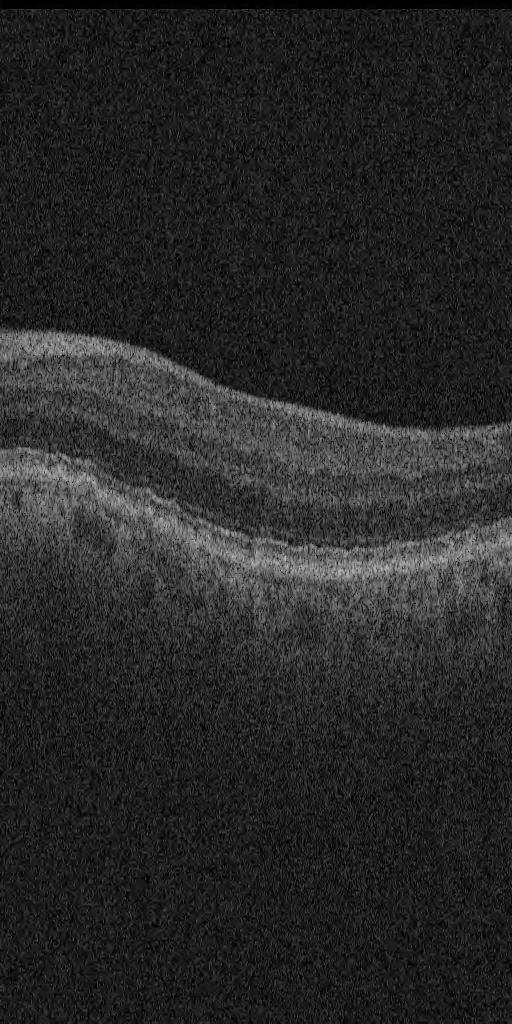
#> input picture sample.jpg, 512 x 1024 px
$ python mathmodel.py   (older library calls are emulated)
#> lines starting #> are read from the running program, lines starting #| are printed output that depends on the picture; after the words box and inside, x2 and y2 are one past the last pixel; in counts of white or black regions, pixels touching at a corner belong together
import numpy as np
import cv2
from scipy import ndimage
import matplotlib.pyplot as plt
from skimage.restoration import denoise_nl_means, estimate_sigma
import pywt

def load_oct_image(image_path):
    """
    Load a 2D OCT image from a PNG file

    Args:
        image_path: Path to the OCT image file

    Returns:
        2D numpy array of the OCT image
    """
    # Load the image
    image = cv2.imread(image_path, cv2.IMREAD_GRAYSCALE)

    if image is None:
        raise ValueError(f"Failed to load image from {image_path}")

    print(f"Loaded image with shape: {image.shape}")
    return image

def preprocess_oct_image(image):
    """
    Preprocess the OCT image

    Args:
        image: 2D numpy array of OCT image

    Returns:
        Preprocessed OCT image
    """
    # Step 1: Denoise the image
    print("Denoising image...")

    # Estimate noise standard deviation
    sigma_est = np.mean(estimate_sigma(image))

    # Apply Non-Local Means denoising
    denoised_image = denoise_nl_means(image,
                                     h=1.15 * sigma_est,
                                     fast_mode=True,
                                     patch_size=5,
                                     patch_distance=6)

    # Convert to uint8 for further processing
    denoised_image = (denoised_image * 255).astype(np.uint8)

    # Step 2: Enhance contrast
    print("Enhancing contrast...")
    clahe = cv2.createCLAHE(clipLimit=2.0, tileGridSize=(8,8))
    enhanced_image = clahe.apply(denoised_image)

    return enhanced_image

def locate_retina_region(image):
    """
    Identify the region of the image that contains the retina

    Args:
        image: 2D numpy array of OCT image

    Returns:
        Tuple of (top_row, bottom_row) indicating retina region
    """
    height, width = image.shape

    # Calculate row-wise mean intensity
    row_means = np.mean(image, axis=1)

    # Calculate the gradient of mean intensity
    gradient = np.gradient(row_means)

    # The retina typically has higher intensity than the background
    # Use a threshold to identify regions with significant intensity
    threshold = np.mean(row_means) + 0.5 * np.std(row_means)

    # Find rows with intensity above threshold
    high_intensity_rows = np.where(row_means > threshold)[0]

    if len(high_intensity_rows) > 0:
        top_row = max(0, np.min(high_intensity_rows) - 20)  # Add margin
        bottom_row = min(height - 1, np.max(high_intensity_rows) + 20)  # Add margin
    else:
        # If no clear retina region found, estimate from image height
        top_row = int(height * 0.3)  # Start from 30% of image height
        bottom_row = int(height * 0.7)  # End at 70% of image height

    return top_row, bottom_row

def segment_retinal_layers(image):
    """
    Segment ILM and RNFL layers from the OCT image

    Args:
        image: 2D numpy array of preprocessed OCT image

    Returns:
        Tuple of (ilm_line, rnfl_line) representing segmented layers
    """
    print("Segmenting retinal layers...")
    height, width = image.shape

    # Step 1: Locate the retina region
    top_row, bottom_row = locate_retina_region(image)
    print(f"Retina region identified between rows {top_row} and {bottom_row}")

    # Crop the image to focus on the retina
    retina_region = image[top_row:bottom_row, :]

    # Calculate vertical gradient in the retina region
    gradient_y = cv2.Sobel(retina_region, cv2.CV_64F, 0, 1, ksize=3)

    # Use binary thresholding to identify bright areas (retina tissue)
    _, binary = cv2.threshold(retina_region, 0, 255, cv2.THRESH_BINARY + cv2.THRESH_OTSU)

    # Initialize segmentation results
    ilm_line = np.zeros(width, dtype=int)
    rnfl_line = np.zeros(width, dtype=int)

    # For each A-scan (column)
    for x in range(width):
        # Extract column from binary image
        column = binary[:, x]

        # Find first white pixel (start of retina)
        white_pixels = np.where(column > 0)[0]
        if len(white_pixels) > 0:
            # ILM is the first white pixel (top of retina) + offset to original image
            ilm_idx = white_pixels[0]
            ilm_line[x] = top_row + ilm_idx

            # Extract A-scan gradient from this column
            a_scan_gradient = gradient_y[:, x]

            # Start search for RNFL from a few pixels below ILM
            search_start = min(ilm_idx + 5, len(a_scan_gradient) - 1)
            search_end = min(ilm_idx + 50, len(a_scan_gradient) - 1)  # Typical RNFL thickness range

            # Find strong negative gradient (bright to dark transition) after ILM
            # which corresponds to the RNFL-GCL boundary
            if search_start < search_end:
                subregion = a_scan_gradient[search_start:search_end]

                # Find location of minimum gradient (strongest negative transition)
                min_idx = np.argmin(subregion)
                rnfl_idx = search_start + min_idx

                # Add offset to get position in original image
                rnfl_line[x] = top_row + rnfl_idx
            else:
                # If search region is invalid, set RNFL boundary close to ILM
                rnfl_line[x] = ilm_line[x] + 5
        else:
            # If no retina tissue found in this column, use interpolation or nearby values
            # Find nearest valid column
            valid_indices = np.where(ilm_line > 0)[0]
            if len(valid_indices) > 0:
                nearest_idx = valid_indices[np.argmin(np.abs(valid_indices - x))]
                ilm_line[x] = ilm_line[nearest_idx]
                rnfl_line[x] = rnfl_line[nearest_idx]
            else:
                # Default values if no valid data yet
                ilm_line[x] = top_row
                rnfl_line[x] = top_row + 10

    # Apply median filter to smooth the segmentation
    ilm_line = ndimage.median_filter(ilm_line, size=11)
    rnfl_line = ndimage.median_filter(rnfl_line, size=11)

    # Ensure RNFL is always after ILM with minimum thickness
    for x in range(width):
        min_thickness = 3  # Minimum thickness except at fovea
        if rnfl_line[x] < ilm_line[x] + min_thickness:
            rnfl_line[x] = ilm_line[x] + min_thickness

    # Create foveal pit profile - thickness should approach zero at fovea center
    center_x = width // 2
    foveal_region_width = width // 5  # 20% of image width

    for x in range(max(0, center_x - foveal_region_width//2),
                   min(width, center_x + foveal_region_width//2)):
        # Calculate distance from center (normalized to 0-1)
        dist_from_center = abs(x - center_x) / (foveal_region_width//2)

        # Calculate thickness factor (0 at center, increasing outward)
        thickness_factor = min(1.0, dist_from_center)

        # Apply thickness factor to RNFL at fovea
        current_thickness = rnfl_line[x] - ilm_line[x]
        adjusted_thickness = max(1, int(current_thickness * thickness_factor))

        # If we're very close to the center, force zero thickness
        if dist_from_center < 0.1:  # Inner 10% of foveal region
            adjusted_thickness = 0

        rnfl_line[x] = ilm_line[x] + adjusted_thickness

    return ilm_line, rnfl_line

def compute_rnfl_thickness(ilm_line, rnfl_line):
    """
    Compute RNFL thickness from segmented layers

    Args:
        ilm_line: 1D array of ILM boundary positions
        rnfl_line: 1D array of RNFL boundary positions

    Returns:
        1D array of RNFL thickness
    """
    print("Computing RNFL thickness...")
    thickness = rnfl_line - ilm_line
    return thickness

def detect_nfd_fovea(thickness):
    """
    Detect fovea position based on RNFL thickness

    Args:
        thickness: 1D array of RNFL thickness

    Returns:
        X coordinate of detected fovea
    """
    print("Detecting fovea position...")
    # Look for minimum thickness or zero thickness regions
    min_thickness = np.min(thickness)

    # Consider "near-zero" thickness (could be 0, 1, or 2 pixels)
    threshold = min(min_thickness + 2, 3)
    near_zero_thickness = (thickness <= threshold)

    # If there are zero/near-zero thickness regions
    if np.any(near_zero_thickness):
        # Find contiguous near-zero thickness regions
        labeled_regions, num_regions = ndimage.label(near_zero_thickness)

        # Get region properties
        region_properties = []

        for region_id in range(1, num_regions + 1):
            indices = np.where(labeled_regions == region_id)[0]
            center = int(np.mean(indices))
            size = len(indices)
            dist_from_center = abs(center - len(thickness) // 2)

            region_properties.append({
                'id': region_id,
                'center': center,
                'size': size,
                'dist_from_center': dist_from_center
            })

        # Sort by distance from image center (ascending) and size (descending)
        region_properties.sort(key=lambda x: (x['dist_from_center'], -x['size']))

        # Select the best region (closest to center with significant size)
        fovea_position = region_properties[0]['center']
    else:
        # No near-zero thickness regions found, look for a valley in thickness
        # Apply smoothing to reduce noise
        smoothed_thickness = ndimage.gaussian_filter1d(thickness, sigma=5)

        # Find local minima
        min_indices = []
        for i in range(1, len(smoothed_thickness) - 1):
            if (smoothed_thickness[i] < smoothed_thickness[i-1] and
                smoothed_thickness[i] < smoothed_thickness[i+1]):
                min_indices.append((i, smoothed_thickness[i]))

        # If local minima found, sort by intensity and distance from center
        if min_indices:
            center = len(thickness) // 2
            min_indices.sort(key=lambda x: (x[1], abs(x[0] - center)))
            fovea_position = min_indices[0][0]
        else:
            # Fallback: use global minimum
            fovea_position = np.argmin(smoothed_thickness)

    return fovea_position

def nfd_detection_pipeline(image_path):
    """
    Full pipeline for detecting fovea in a 2D OCT image

    Args:
        image_path: Path to OCT image file

    Returns:
        Tuple of (fovea_position, ilm_line, rnfl_line, thickness, oct_image)
    """
    # Step 1: Load the image
    print("Loading OCT image...")
    oct_image = load_oct_image(image_path)

    # Step 2: Preprocess the image
    print("Preprocessing image...")
    preprocessed_image = preprocess_oct_image(oct_image)

    # Step 3: Segment retinal layers
    ilm_line, rnfl_line = segment_retinal_layers(preprocessed_image)

    # Step 4: Compute RNFL thickness
    thickness = compute_rnfl_thickness(ilm_line, rnfl_line)

    # Step 5: Detect fovea position
    fovea_position = detect_nfd_fovea(thickness)

    print(f"Fovea detected at position: {fovea_position}")

    return fovea_position, ilm_line, rnfl_line, thickness, oct_image

def visualize_results(oct_image, ilm_line, rnfl_line, thickness, fovea_position):
    """
    Visualize the results of fovea detection

    Args:
        oct_image: Original OCT image
        ilm_line: 1D array of ILM boundary
        rnfl_line: 1D array of RNFL boundary
        thickness: 1D array of RNFL thickness
        fovea_position: X coordinate of detected fovea
    """
    # Create figure for visualization
    fig, axs = plt.subplots(2, 1, figsize=(12, 10))

    # Plot the OCT image with segmented layers
    axs[0].imshow(oct_image, cmap='gray')
    axs[0].set_title('OCT Image with Segmented Layers')

    # Plot ILM and RNFL boundaries
    x_range = np.arange(len(ilm_line))
    axs[0].plot(x_range, ilm_line, 'r-', linewidth=2, label='ILM')
    axs[0].plot(x_range, rnfl_line, 'g-', linewidth=2, label='RNFL')

    # Mark fovea position
    axs[0].axvline(x=fovea_position, color='b', linestyle='--', linewidth=2, label='Fovea')
    axs[0].scatter(fovea_position, ilm_line[fovea_position], color='cyan', s=100, marker='o', edgecolors='black')

    axs[0].legend()

    # Plot thickness profile
    axs[1].plot(x_range, thickness, 'b-', linewidth=2)
    axs[1].set_title('RNFL Thickness Profile')
    axs[1].set_xlabel('Position (pixels)')
    axs[1].set_ylabel('Thickness (pixels)')

    # Mark fovea position on thickness plot
    axs[1].axvline(x=fovea_position, color='r', linestyle='--', linewidth=2)
    axs[1].scatter(fovea_position, thickness[fovea_position], color='red', s=100, marker='o')

    # Add zero line for reference
    axs[1].axhline(y=0, color='k', linestyle='-', alpha=0.3)

    plt.tight_layout()
    plt.savefig('oct_fovea_detection_result_2.png', dpi=300, bbox_inches='tight')
    plt.show()

    print("Results saved to 'oct_fovea_detection_result_2.png'")

def main(image_path):
    """
    Main function to process an OCT image and detect the fovea

    Args:
        image_path: Path to OCT image file
    """
    # Run the NFD detection pipeline
    fovea_position, ilm_line, rnfl_line, thickness, oct_image = nfd_detection_pipeline(image_path)
#> in load_oct_image, image is the input picture: shape (1024, 512); min 0, max 190, mean 39.5
#| Loaded image with shape: (1024, 512)
#> in preprocess_oct_image, `sigma_est = np.mean(estimate_sigma(image))`: sigma_est = 3.94
#> in preprocess_oct_image, `enhanced_image = clahe.apply(denoised_image)`:
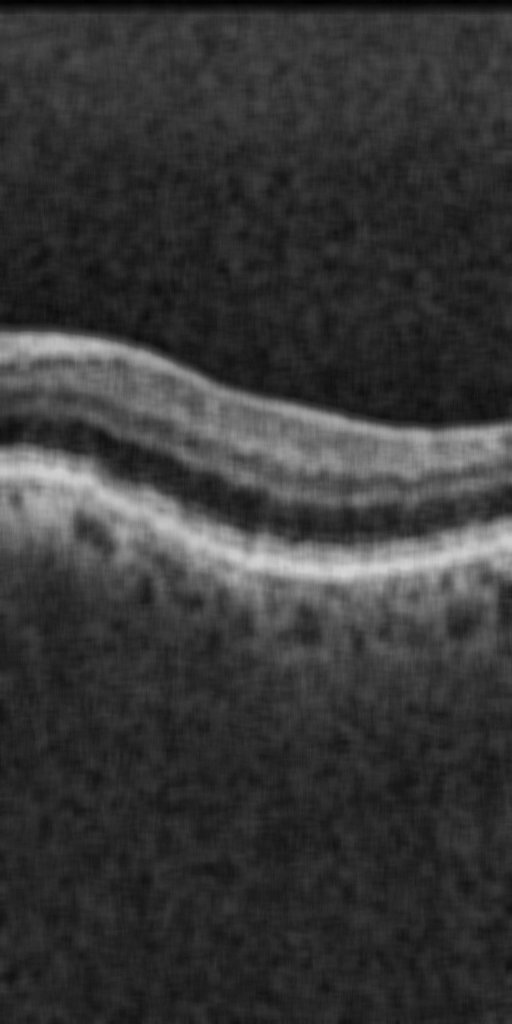
#> enhanced_image: shape (1024, 512); min 1, max 211, mean 55.3
#> in locate_retina_region, `row_means = np.mean(image, axis=1)`: row_means = 1024 values, max 139.2 at index 561, min 4.46 at index 1, mean 55.28
#> in locate_retina_region, `gradient = np.gradient(row_means)`: gradient = 1024 values, max 5.05 at index 14, min -3.04 at index 575, mean 0.0296
#> in locate_retina_region, `threshold = np.mean(row_means) + 0.5 * np.std(row_means)`: threshold = 68.02
#> in locate_retina_region, `high_intensity_rows = np.where(row_means > threshold)[0]`: high_intensity_rows = 219 values from 345 to 610
#> in locate_retina_region, `top_row = max(0, np.min(high_intensity_rows) - 20)`: top_row = 325
#> in locate_retina_region, `bottom_row = min(height - 1, np.max(high_intensity_rows) + 20)`: bottom_row = 630
#> in segment_retinal_layers, `top_row, bottom_row = locate_retina_region(image)`: top_row = 325; bottom_row = 630
#| Retina region identified between rows 325 and 630
#> in segment_retinal_layers, `retina_region = image[top_row:bottom_row, :]`:
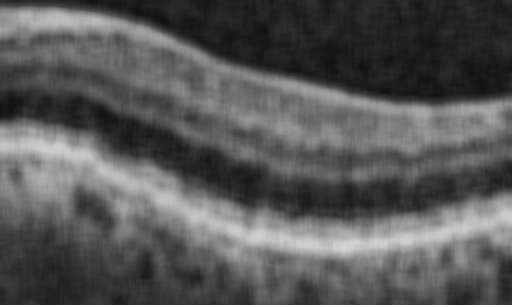
#> retina_region: shape (305, 512); min 14, max 211, mean 87.1
#> in segment_retinal_layers, `gradient_y = cv2.Sobel(retina_region, cv2.CV_64F, 0, 1, ksize=3)`:
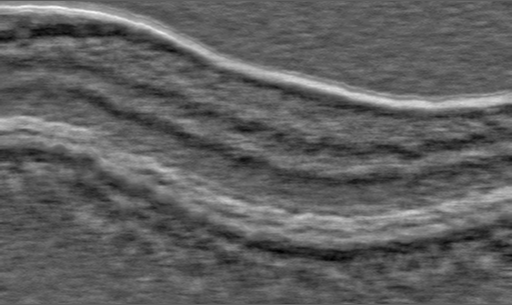
#> gradient_y: shape (305, 512) float64; min -96, max 162, mean 0.6; drawn with min black and max white
#> in segment_retinal_layers, `_, binary = cv2.threshold(retina_region, 0, 255, cv2.THRESH_BINARY + c..`:
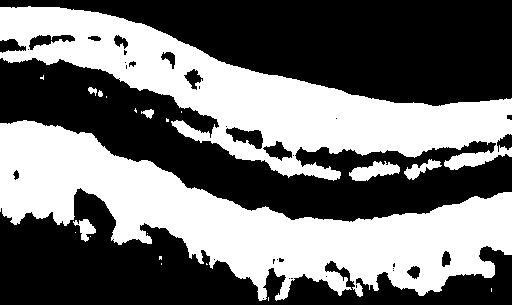
#> binary: shape (305, 512); 44.2% white; 21 white regions (13 under 20 px), largest, box (x1, y1, x2, y2) and area: (0, 120, 512, 301) 36592, (0, 6, 512, 181) 31089, (349, 161, 400, 181) 587
#> the loop in segment_retinal_layers, `for x in range(width):` made 512 passes
#> (ilm_idx, search_start, search_end, min_idx, rnfl_idx) on passes 1 to 12: (7, 12, 57, 26, 38), (7, 12, 57, 26, 38), (7, 12, 57, 26, 38), (7, 12, 57, 26, 38), (7, 12, 57, 26, 38), (7, 12, 57, 27, 39), (7, 12, 57, 26, 38), (7, 12, 57, 26, 38), (7, 12, 57, 26, 38), (7, 12, 57, 26, 38), (7, 12, 57, 25, 37), (8, 13, 58, 24, 37)
#> ilm_idx on pass 100: 13
#> after the loop in segment_retinal_layers, `for x in range(width):`: ilm_line = 512 values, max 431 at index 432, min 331 at index 28, mean 386.1; rnfl_line = 512 values, max 477 at index 398, min 350 at index 86, mean 408.5
#> in segment_retinal_layers, `ilm_line = ndimage.median_filter(ilm_line, size=11)`: ilm_line = 512 values, max 431 at index 432, min 332 at index 0, mean 386.1
#> in segment_retinal_layers, `rnfl_line = ndimage.median_filter(rnfl_line, size=11)`: rnfl_line = 512 values, max 477 at index 398, min 352 at index 20, mean 409.1
#> the loop in segment_retinal_layers, `for x in range(max(0, center_x - foveal_region_width//2), min(width, c..` made 102 passes
#> current_thickness on passes 1 to 12: 12, 11, 12, 30, 29, 28, 29, 29, 28, 28, 27, 27
#| Fovea detected at position: 256

    # Visualize the results
    visualize_results(oct_image, ilm_line, rnfl_line, thickness, fovea_position)
#> in visualize_results, `plt.savefig('oct_fovea_detection_result_2.png', dpi=300, bbox_inches='..`:
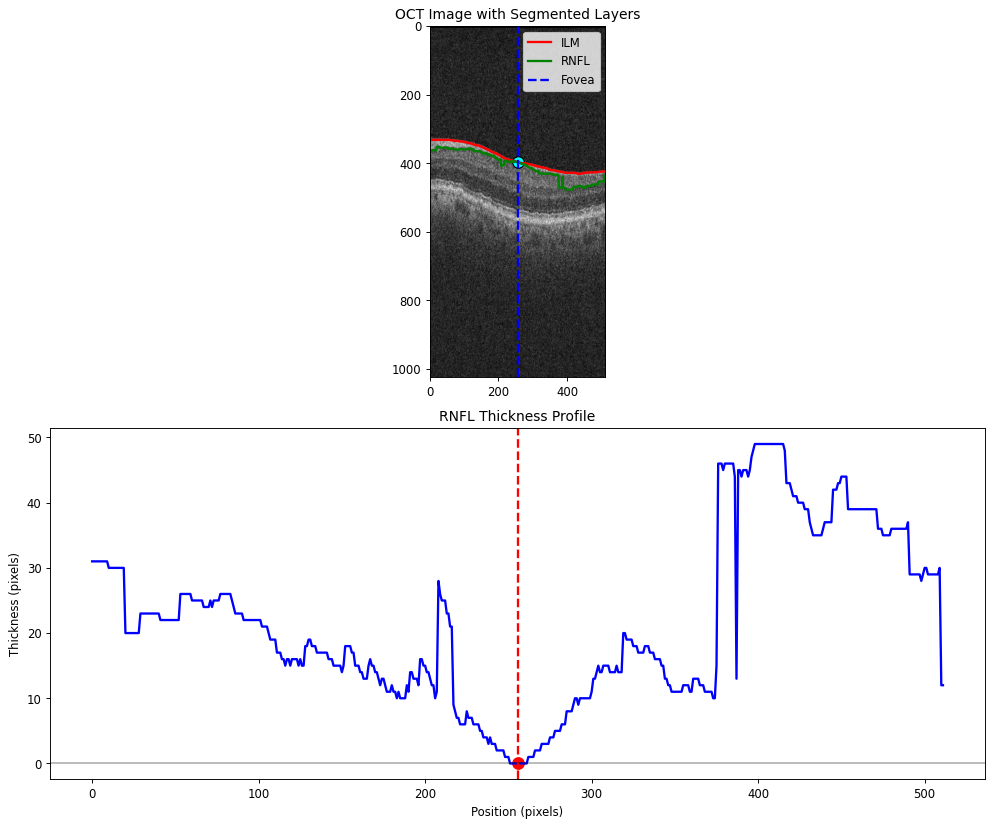
#> figure drawn by matplotlib, 2 panels; panel 2: curve peaks at x = 398, y = 49

    return fovea_position

if __name__ == "__main__":
    # Example usage
    image_path = "sample.jpg"  # Replace with your PNG file path
    main(image_path)
